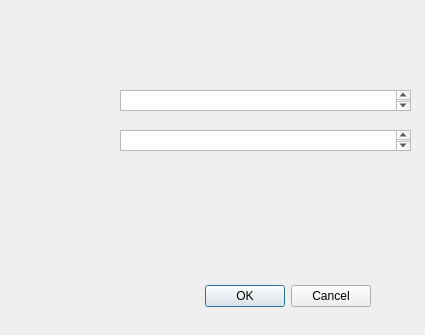
<?xml version="1.0" encoding="UTF-8"?>
<ui version="4.0">
 <class>Dialog</class>
 <widget class="QDialog" name="Dialog">
  <property name="geometry">
   <rect>
    <x>0</x>
    <y>0</y>
    <width>425</width>
    <height>335</height>
   </rect>
  </property>
  <property name="windowTitle">
   <string>Dialog</string>
  </property>
  <widget class="QDialogButtonBox" name="buttonBox">
   <property name="geometry">
    <rect>
     <x>30</x>
     <y>280</y>
     <width>341</width>
     <height>32</height>
    </rect>
   </property>
   <property name="orientation">
    <enum>Qt::Horizontal</enum>
   </property>
   <property name="standardButtons">
    <set>QDialogButtonBox::Cancel|QDialogButtonBox::Ok</set>
   </property>
  </widget>
  <widget class="QTextEdit" name="textEdit">
   <property name="geometry">
    <rect>
     <x>120</x>
     <y>90</y>
     <width>291</width>
     <height>21</height>
    </rect>
   </property>
  </widget>
  <widget class="QTextEdit" name="textEdit_2">
   <property name="geometry">
    <rect>
     <x>120</x>
     <y>130</y>
     <width>291</width>
     <height>21</height>
    </rect>
   </property>
  </widget>
 </widget>
 <resources/>
 <connections>
  <connection>
   <sender>buttonBox</sender>
   <signal>accepted()</signal>
   <receiver>Dialog</receiver>
   <slot>accept()</slot>
   <hints>
    <hint type="sourcelabel">
     <x>248</x>
     <y>254</y>
    </hint>
    <hint type="destinationlabel">
     <x>157</x>
     <y>274</y>
    </hint>
   </hints>
  </connection>
  <connection>
   <sender>buttonBox</sender>
   <signal>rejected()</signal>
   <receiver>Dialog</receiver>
   <slot>reject()</slot>
   <hints>
    <hint type="sourcelabel">
     <x>316</x>
     <y>260</y>
    </hint>
    <hint type="destinationlabel">
     <x>286</x>
     <y>274</y>
    </hint>
   </hints>
  </connection>
 </connections>
</ui>
